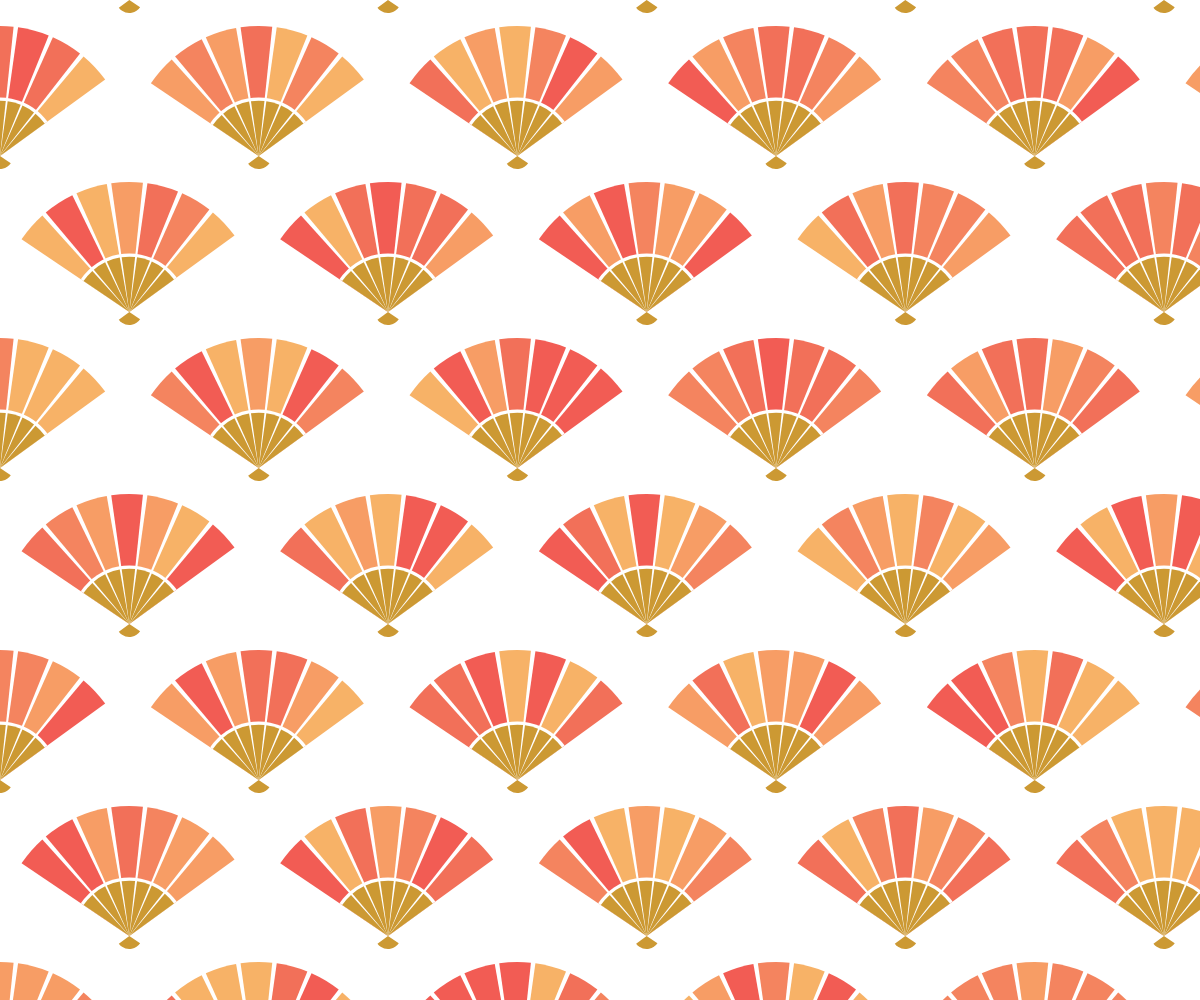
Frame 1 (no input)
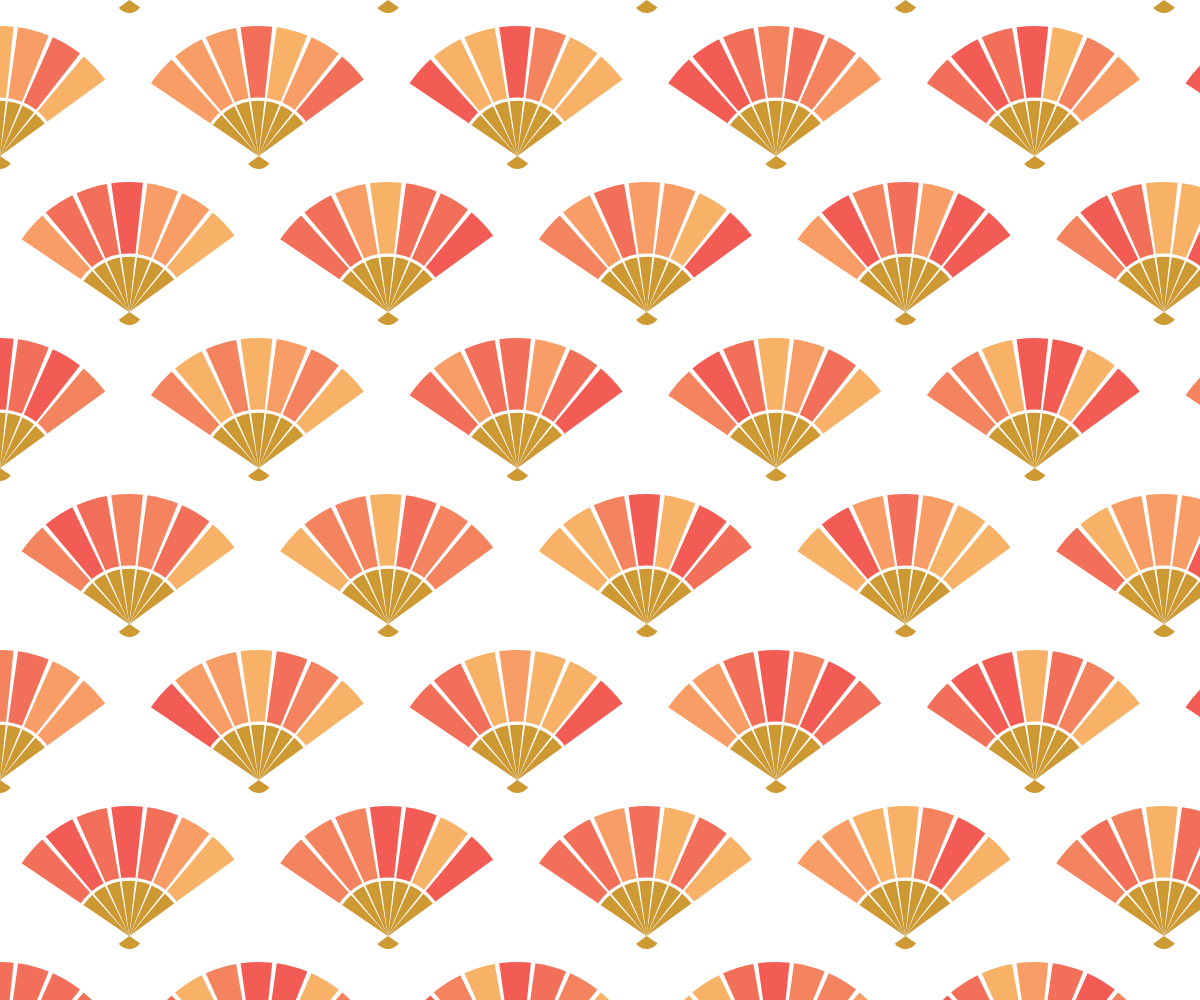
Frame 2 (the mouse pressed at the canvas centre, redrawn once)

The p5.js sketch that drew these frames (run headless with seeded random() and noise() and a simulated clock; the mouse was pressed at the canvas centre and the sketch redrawn once):

// p5.js sketch
// ── sketch.js
"use strict"

const COLORS = ["#F7B267", "#F79D65", "#F4845F", "#F27059", "#F25C54"];
const WHITE  = "#FFFFFF";
const BLACK  = "#333333";
const BROWN  = "#CC9933";

function setup(){
	createCanvas(windowWidth, windowHeight);
	angleMode(DEGREES); rectMode(CENTER);
	textAlign(CENTER, CENTER); textSize(14);
	noLoop();
}

function draw(){
	background(WHITE);
	noFill();
	noStroke();

	//stroke(WHITE); strokeWeight(1);

	const len = 130;
	const dD  = 14;
	const oD  = 2;
	const pX = len * cos((180-(dD+oD)*7)/2) * 2.4;
	const pY = len * 1.2;
	const rows = floor(height / pY) + 2;
	const cols = floor(width / pX) + 2;
	for(let r=-1; r<rows; r++){
		for(let c=0; c<cols; c++){
			let x = pX * c;
			let y = pY * r;
			if(r%2==0) x += pX / 2;
			drawOugi(x, y, len, dD, oD);
		}
	}
}

function drawOugi(x, y, len, dD, oD, rot=0){

	const pD = dD + oD;
	const sD = 180 + (180-pD*7)/2;

	push();
	translate(x, y);
	rotate(rot);

	fill(WHITE);
	arc(0, 0, len*2, len*2, sD, sD+pD*7-oD);
	for(let i=0; i<7; i++){
		fill(getColor(COLORS));
		arc(0, 0, len*2, len*2, sD+pD*i, sD+pD*i+dD);
	}
	fill(WHITE);
	arc(0, 0, len*0.9, len*0.9, sD, sD+pD*7-oD);
	fill(BROWN);
	for(let i=0; i<7; i++){
		arc(0, 0, len*0.85, len*0.85, sD+pD*i, sD+pD*i+dD);
	}
	arc(0, 0, len*0.2, len*0.2, sD-180, sD+pD*7-oD-180)

	//circle(0, 0, 5);
	pop();
}

function getColor(colors){
	return colors[floor(random()*colors.length)];
}
